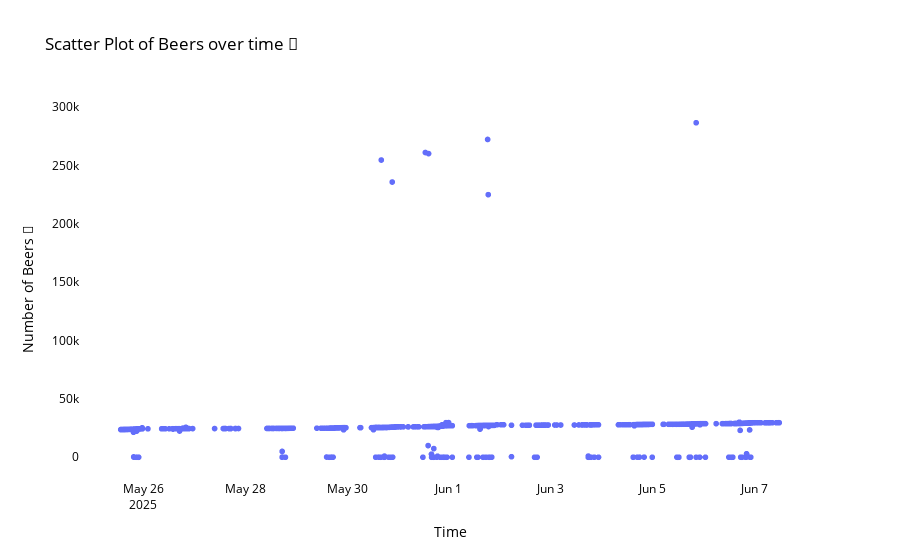

The notebook cell this image was saved under:
### Markdown cell above
### Data Cleaning

### Code cell
plot_beer_counts(chat_df)

### Figure 1 — Plotly figure (JSON) as saved in the notebook; plotly's stock layout.template omitted (floating-point values rounded to 4 significant figures; data arrays with more than 128 entries replaced by an {"elided": "..."} marker saying what was removed)
{"data": [{"customdata": {"elided": "1221x1 str values"}, "hovertemplate": "datetime=%{x}<br>🍻=%{y}<br>message=%{customdata[0]}<extra></extra>", "legendgroup": "", "marker": {"color": "#636efa", "symbol": "circle"}, "mode": "markers", "name": "", "showlegend": false, "type": "scattergl", "x": {"elided": "1221 str values"}, "xaxis": "x", "y": {"elided": "1221 int values"}, "yaxis": "y"}], "layout": {"font": {"color": "black"}, "legend": {"tracegroupgap": 0}, "paper_bgcolor": "white", "plot_bgcolor": "white", "title": {"text": "Scatter Plot of Beers over time 🍻"}, "xaxis": {"anchor": "y", "domain": [0, 1], "title": {"text": "Time"}}, "yaxis": {"anchor": "x", "domain": [0, 1], "title": {"text": "Number of Beers 🍻"}}}}
